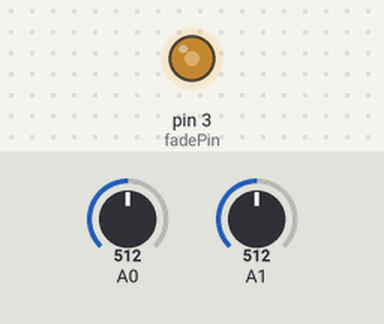
The sketch below on a simulated Arduino Uno, built with avr-gcc and run on an emulated ATmega328P. Parts: output pins drawn as LEDs (lit = HIGH). The test bench sets the inputs (shaded band); at power-on: A1 = 512, A0 = 512.

Above: at 1.2 s.
1.3 s: A1 set to 716
At 2.1 s:
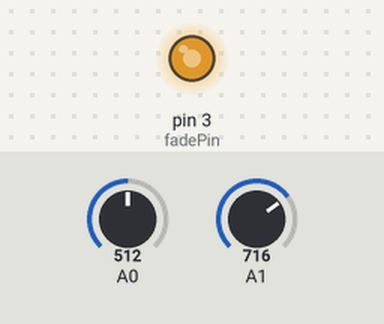
2.8 s: A1 set to 900
At 3.4 s:
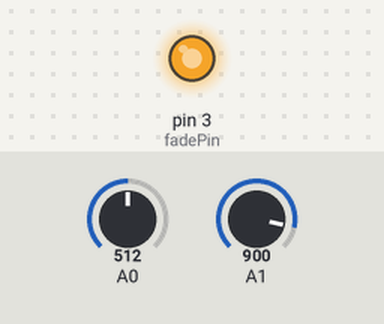
4.3 s: A1 set to 122
At 4.7 s:
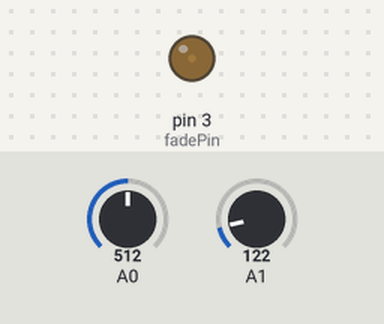
5.8 s: A1 set to 0
At 7.0 s:
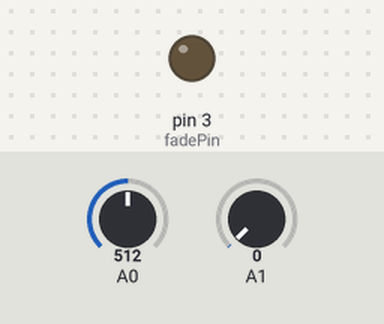
7.3 s: A1 set to 511
At 8.5 s:
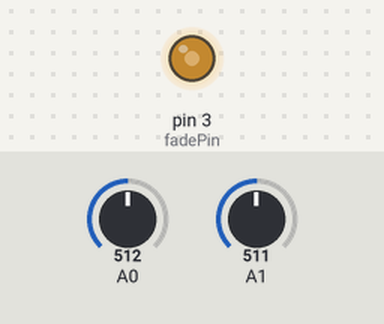
Timing chart, 0 to 9.8 s (numbered marks = the images above; inputs shaded):
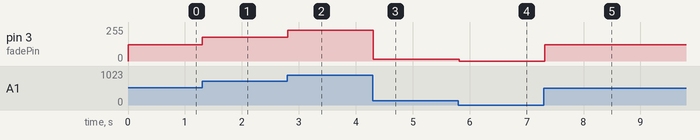

The sketch:

pot_pwm.ino
```cpp
// (licence header left out)
#define fadePin 3


void setup(){
  pinMode(fadePin, OUTPUT);
  Serial.begin(9600);
  //analogReference(EXTERNAL);
}

void loop(){

  int sinOut = analogRead(A1);
  int sin2 = constrain(sinOut*.28-20,0,255);
  analogWrite(fadePin, sin2);
  //Serial.println(sinOut);
  //Serial.println(sin2);
  float sensorValue1 = analogRead(A0);
  //Serial.println(sensorValue1*(4.096/1023));
  delay(100);


}
```

Measured:
- after the input at 1.3 s, pin 3 (fadePin): 123/255 → 180/255 at once
- after the input at 2.8 s, pin 3 (fadePin): 180/255 → 232/255 at once
- after the input at 4.3 s, pin 3 (fadePin): 232/255 → 14/255 at once
- after the input at 5.8 s, pin 3 (fadePin): 14/255 → 0/255 at once
- after the input at 7.3 s, pin 3 (fadePin): 0/255 → 123/255 at once
